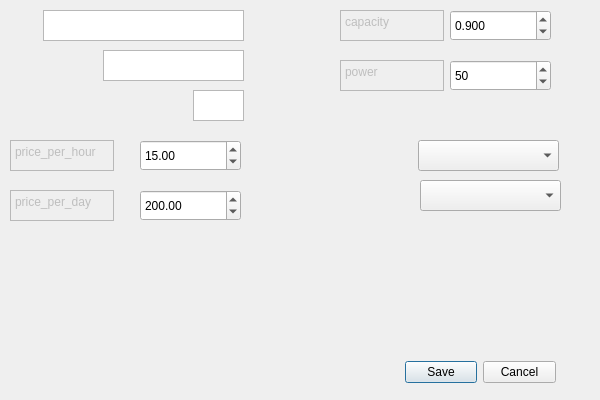
<?xml version="1.0" encoding="UTF-8"?>
<ui version="4.0">
 <class>AddMotorcycleDialogClass</class>
 <widget class="QDialog" name="AddMotorcycleDialogClass">
  <property name="geometry">
   <rect>
    <x>0</x>
    <y>0</y>
    <width>600</width>
    <height>400</height>
   </rect>
  </property>
  <property name="windowTitle">
   <string>AddMotorcycleDialog</string>
  </property>
  <widget class="QDoubleSpinBox" name="pricePerDaySpinbox">
   <property name="geometry">
    <rect>
     <x>140</x>
     <y>190</y>
     <width>101</width>
     <height>31</height>
    </rect>
   </property>
   <property name="maximum">
    <double>1000.000000000000000</double>
   </property>
   <property name="singleStep">
    <double>0.100000000000000</double>
   </property>
   <property name="value">
    <double>200.000000000000000</double>
   </property>
  </widget>
  <widget class="QDoubleSpinBox" name="pricePerHourSpinbox">
   <property name="geometry">
    <rect>
     <x>140</x>
     <y>140</y>
     <width>101</width>
     <height>31</height>
    </rect>
   </property>
   <property name="minimum">
    <double>0.100000000000000</double>
   </property>
   <property name="maximum">
    <double>100.000000000000000</double>
   </property>
   <property name="singleStep">
    <double>0.100000000000000</double>
   </property>
   <property name="value">
    <double>15.000000000000000</double>
   </property>
  </widget>
  <widget class="QPlainTextEdit" name="productionYearEditText">
   <property name="geometry">
    <rect>
     <x>193</x>
     <y>90</y>
     <width>51</width>
     <height>31</height>
    </rect>
   </property>
   <property name="inputMethodHints">
    <set>Qt::ImhDigitsOnly</set>
   </property>
   <property name="plainText">
    <string/>
   </property>
   <property name="placeholderText">
    <string>1999</string>
   </property>
  </widget>
  <widget class="QPlainTextEdit" name="manufacturerEditText">
   <property name="geometry">
    <rect>
     <x>43</x>
     <y>10</y>
     <width>201</width>
     <height>31</height>
    </rect>
   </property>
   <property name="inputMethodHints">
    <set>Qt::ImhNone</set>
   </property>
   <property name="plainText">
    <string/>
   </property>
   <property name="placeholderText">
    <string>manufacturer</string>
   </property>
  </widget>
  <widget class="QDialogButtonBox" name="buttonBox">
   <property name="geometry">
    <rect>
     <x>405</x>
     <y>360</y>
     <width>151</width>
     <height>24</height>
    </rect>
   </property>
   <property name="standardButtons">
    <set>QDialogButtonBox::Cancel|QDialogButtonBox::Save</set>
   </property>
  </widget>
  <widget class="QPlainTextEdit" name="plainTextEdit_4">
   <property name="enabled">
    <bool>false</bool>
   </property>
   <property name="geometry">
    <rect>
     <x>10</x>
     <y>140</y>
     <width>104</width>
     <height>31</height>
    </rect>
   </property>
   <property name="inputMethodHints">
    <set>Qt::ImhNone</set>
   </property>
   <property name="plainText">
    <string>price_per_hour</string>
   </property>
  </widget>
  <widget class="QPlainTextEdit" name="modelEditText">
   <property name="geometry">
    <rect>
     <x>103</x>
     <y>50</y>
     <width>141</width>
     <height>31</height>
    </rect>
   </property>
   <property name="inputMethodHints">
    <set>Qt::ImhNone</set>
   </property>
   <property name="plainText">
    <string/>
   </property>
   <property name="placeholderText">
    <string>model</string>
   </property>
  </widget>
  <widget class="QPlainTextEdit" name="plainTextEdit_5">
   <property name="enabled">
    <bool>false</bool>
   </property>
   <property name="geometry">
    <rect>
     <x>10</x>
     <y>190</y>
     <width>104</width>
     <height>31</height>
    </rect>
   </property>
   <property name="inputMethodHints">
    <set>Qt::ImhNone</set>
   </property>
   <property name="plainText">
    <string>price_per_day</string>
   </property>
  </widget>
  <widget class="QDoubleSpinBox" name="capacitySpinbox">
   <property name="geometry">
    <rect>
     <x>450</x>
     <y>10</y>
     <width>101</width>
     <height>31</height>
    </rect>
   </property>
   <property name="decimals">
    <number>3</number>
   </property>
   <property name="minimum">
    <double>0.050000000000000</double>
   </property>
   <property name="maximum">
    <double>15.000000000000000</double>
   </property>
   <property name="singleStep">
    <double>0.050000000000000</double>
   </property>
   <property name="value">
    <double>0.900000000000000</double>
   </property>
  </widget>
  <widget class="QPlainTextEdit" name="plainTextEdit_6">
   <property name="enabled">
    <bool>false</bool>
   </property>
   <property name="geometry">
    <rect>
     <x>340</x>
     <y>10</y>
     <width>104</width>
     <height>31</height>
    </rect>
   </property>
   <property name="inputMethodHints">
    <set>Qt::ImhNone</set>
   </property>
   <property name="plainText">
    <string>capacity</string>
   </property>
  </widget>
  <widget class="QSpinBox" name="powerSpinbox">
   <property name="geometry">
    <rect>
     <x>450</x>
     <y>60</y>
     <width>101</width>
     <height>31</height>
    </rect>
   </property>
   <property name="minimum">
    <number>1</number>
   </property>
   <property name="maximum">
    <number>2000</number>
   </property>
   <property name="singleStep">
    <number>10</number>
   </property>
   <property name="value">
    <number>50</number>
   </property>
  </widget>
  <widget class="QPlainTextEdit" name="plainTextEdit_7">
   <property name="enabled">
    <bool>false</bool>
   </property>
   <property name="geometry">
    <rect>
     <x>340</x>
     <y>60</y>
     <width>104</width>
     <height>31</height>
    </rect>
   </property>
   <property name="inputMethodHints">
    <set>Qt::ImhNone</set>
   </property>
   <property name="plainText">
    <string>power</string>
   </property>
  </widget>
  <widget class="QComboBox" name="transmissionCombobox">
   <property name="geometry">
    <rect>
     <x>418</x>
     <y>140</y>
     <width>141</width>
     <height>31</height>
    </rect>
   </property>
   <property name="currentIndex">
    <number>-1</number>
   </property>
   <property name="placeholderText">
    <string>transmission</string>
   </property>
   <item>
    <property name="text">
     <string>manual</string>
    </property>
   </item>
   <item>
    <property name="text">
     <string>automatic</string>
    </property>
   </item>
  </widget>
  <widget class="QComboBox" name="fuelTypeCombobox">
   <property name="geometry">
    <rect>
     <x>420</x>
     <y>180</y>
     <width>141</width>
     <height>31</height>
    </rect>
   </property>
   <property name="currentIndex">
    <number>-1</number>
   </property>
   <property name="placeholderText">
    <string>fuel_type</string>
   </property>
   <item>
    <property name="text">
     <string>petrol</string>
    </property>
   </item>
   <item>
    <property name="text">
     <string>petrol_and_lpg</string>
    </property>
   </item>
   <item>
    <property name="text">
     <string>diesel</string>
    </property>
   </item>
   <item>
    <property name="text">
     <string>electric</string>
    </property>
   </item>
  </widget>
 </widget>
 <layoutdefault spacing="6" margin="11"/>
 <resources/>
 <connections/>
</ui>
